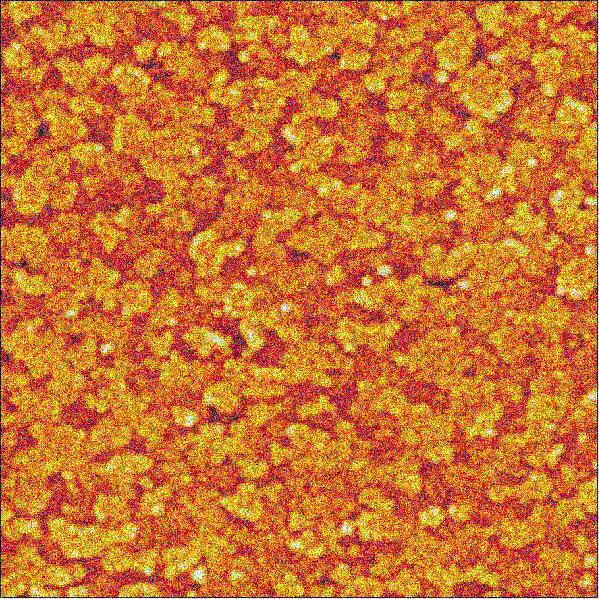
#> input picture data/denoising/13_gau.jpg, 599 x 599 px
$ jupyter execute --allow-errors 'denoising-afm faked noisy.ipynb'   (shell and % lines are left out)   (older library calls are emulated)
#> lines starting #> are read from the running program, lines starting #| are printed output that depends on the picture
#> in load, img is the input picture: PIL image 599x599 RGB; mean R, G, B 201.2, 115.5, 49.7
### utils/common_utils.py
import torch
import torch.nn as nn
import torchvision
import sys

import numpy as np
from PIL import Image
import PIL
import numpy as np

import matplotlib.pyplot as plt

def crop_image(img, d=32):
    '''Make dimensions divisible by `d`'''
#> called with d = 32

    new_size = (img.size[0] - img.size[0] % d,
                img.size[1] - img.size[1] % d)
#> new_size = (576, 576)

    bbox = [
            int((img.size[0] - new_size[0])/2),
            int((img.size[1] - new_size[1])/2),
            int((img.size[0] + new_size[0])/2),
            int((img.size[1] + new_size[1])/2),
    ]
#> bbox = [11, 11, 587, 587]

    img_cropped = img.crop(bbox)
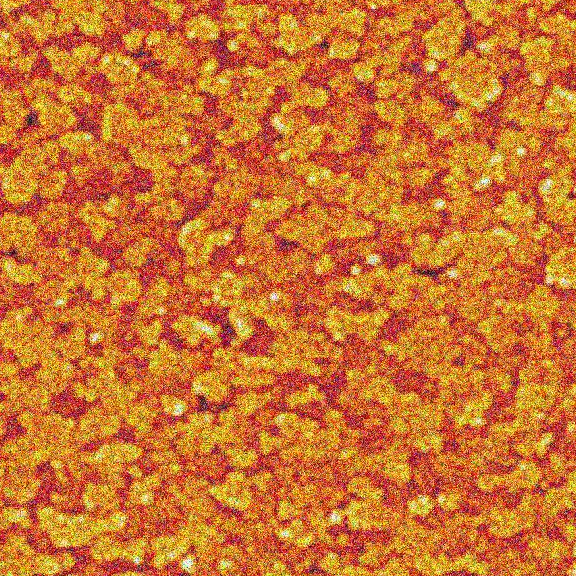
#> img_cropped: PIL image 576x576 RGB; mean R, G, B 202.3, 115.8, 48.8
    return img_cropped

# [25 lines left out: function get_params, not called in this run]

def get_image_grid(images_np, nrow=8):
    '''Creates a grid from a list of images by concatenating them.'''
    images_torch = [torch.from_numpy(x) for x in images_np]
    torch_grid = torchvision.utils.make_grid(images_torch, nrow)

    return torch_grid.numpy()

def plot_image_grid(images_np, nrow =8, factor=1, interpolation='lanczos'):
    """Draws images in a grid

    Args:
        images_np: list of images, each image is np.array of size 3xHxW of 1xHxW
        nrow: how many images will be in one row
        factor: size if the plt.figure
        interpolation: interpolation used in plt.imshow
    """
#> called with nrow = 4, factor = 5, interpolation = 'lanczos'
    n_channels = max(x.shape[0] for x in images_np)
#> n_channels = 3
    assert (n_channels == 3) or (n_channels == 1), "images should have 1 or 3 channels"

    images_np = [x if (x.shape[0] == n_channels) else np.concatenate([x, x, x], axis=0) for x in images_np]
#> images_np = 1 item

    grid = get_image_grid(images_np, nrow)

    plt.figure(figsize=(len(images_np) + factor, 12 + factor))

    if images_np[0].shape[0] == 1:
        plt.imshow(grid[0], cmap='gray', interpolation=interpolation)
    else:
        plt.imshow(grid.transpose(1, 2, 0), interpolation=interpolation)

    plt.show()

    return grid

def load(path):
    """Load PIL image."""
    img = Image.open(path)
    return img

def get_image(path, imsize=-1):
    """Load an image and resize to a cpecific size.

    Args:
        path: path to image
        imsize: tuple or scalar with dimensions; -1 for `no resize`
    """
    img = load(path)

    if isinstance(imsize, int):
        imsize = (imsize, imsize)

    if imsize[0]!= -1 and img.size != imsize:
        if imsize[0] > img.size[0]:
            img = img.resize(imsize, Image.BICUBIC)
        else:
            img = img.resize(imsize, Image.ANTIALIAS)

    img_np = pil_to_np(img)

    return img, img_np


# [36 lines left out: functions fill_noise, get_noise, not called in this run]

def pil_to_np(img_PIL):
    '''Converts image in PIL format to np.array.

    From W x H x C [0...255] to C x W x H [0..1]
    '''
    ar = np.array(img_PIL)

    if len(ar.shape) == 3:
        ar = ar.transpose(2,0,1)
    else:
        ar = ar[None, ...]

    return ar.astype(np.float32) / 255.

# [64 lines left out: functions np_to_pil, np_to_torch, torch_to_np, optimize, not called in this run]

### skip.py
import torch
import torch.nn as nn
from common import *

def skip(
        num_input_channels=2, num_output_channels=3,
        num_channels_down=[16, 32, 64, 128, 128], num_channels_up=[16, 32, 64, 128, 128], num_channels_skip=[4, 4, 4, 4, 4],
        filter_size_down=3, filter_size_up=3, filter_skip_size=1,
        need_sigmoid=True, need_bias=True,
        pad='zero', upsample_mode='nearest', downsample_mode='stride', act_fun='LeakyReLU',
        need1x1_up=True):
    """Assembles encoder-decoder with skip connections.

    Arguments:
        act_fun: Either string 'LeakyReLU|Swish|ELU|none' or module (e.g. nn.ReLU)
        pad (string): zero|reflection (default: 'zero')
        upsample_mode (string): 'nearest|bilinear' (default: 'nearest')
        downsample_mode (string): 'stride|avg|max|lanczos2' (default: 'stride')

    """
    assert len(num_channels_down) == len(num_channels_up) == len(num_channels_skip)

    n_scales = len(num_channels_down)

    if not (isinstance(upsample_mode, list) or isinstance(upsample_mode, tuple)) :
        upsample_mode   = [upsample_mode]*n_scales

    if not (isinstance(downsample_mode, list)or isinstance(downsample_mode, tuple)):
        downsample_mode   = [downsample_mode]*n_scales

    if not (isinstance(filter_size_down, list) or isinstance(filter_size_down, tuple)) :
        filter_size_down   = [filter_size_down]*n_scales

    if not (isinstance(filter_size_up, list) or isinstance(filter_size_up, tuple)) :
        filter_size_up   = [filter_size_up]*n_scales

    last_scale = n_scales - 1

    cur_depth = None

    model = nn.Sequential()
    model_tmp = model

    input_depth = num_input_channels
    for i in range(len(num_channels_down)):

        deeper = nn.Sequential()
        skip = nn.Sequential()

        if num_channels_skip[i] != 0:
            model_tmp.add(Concat(1, skip, deeper))
        else:
            model_tmp.add(deeper)

        model_tmp.add(bn(num_channels_skip[i] + (num_channels_up[i + 1] if i < last_scale else num_channels_down[i])))

        if num_channels_skip[i] != 0:
            skip.add(conv(input_depth, num_channels_skip[i], filter_skip_size, bias=need_bias, pad=pad))
            skip.add(bn(num_channels_skip[i]))
            skip.add(act(act_fun))

        # skip.add(Concat(2, GenNoise(nums_noise[i]), skip_part))

        deeper.add(conv(input_depth, num_channels_down[i], filter_size_down[i], 2, bias=need_bias, pad=pad, downsample_mode=downsample_mode[i]))
        deeper.add(bn(num_channels_down[i]))
        deeper.add(act(act_fun))

        deeper.add(conv(num_channels_down[i], num_channels_down[i], filter_size_down[i], bias=need_bias, pad=pad))
        deeper.add(bn(num_channels_down[i]))
        deeper.add(act(act_fun))

        deeper_main = nn.Sequential()

        if i == len(num_channels_down) - 1:
            # The deepest
            k = num_channels_down[i]
        else:
            deeper.add(deeper_main)
            k = num_channels_up[i + 1]

        deeper.add(nn.Upsample(scale_factor=2, mode=upsample_mode[i]))

        model_tmp.add(conv(num_channels_skip[i] + k, num_channels_up[i], filter_size_up[i], 1, bias=need_bias, pad=pad))
        model_tmp.add(bn(num_channels_up[i]))
        model_tmp.add(act(act_fun))


        if need1x1_up:
            model_tmp.add(conv(num_channels_up[i], num_channels_up[i], 1, bias=need_bias, pad=pad))
            model_tmp.add(bn(num_channels_up[i]))
            model_tmp.add(act(act_fun))

        input_depth = num_channels_down[i]
        model_tmp = deeper_main

    model.add(conv(num_channels_up[0], num_output_channels, 1, bias=need_bias, pad=pad))
    if need_sigmoid:
        model.add(nn.Sigmoid())

    return model

### denoising-afm faked noisy.ipynb
Code for **"Blind restoration of a JPEG-compressed image"** and **"Blind image denoising"** figures. Select `fname` below to switch between the two.

- To see overfitting set `num_iter` to a large value.

# Import libs

[cell 1]
# !wget clone https://github.com/DmitryUlyanov/deep-image-prior
from google.colab import drive
drive.mount('/content/gdrive', force_remount=True)
import os
os.chdir("/content/gdrive/My Drive/Colab Notebooks/deep-image-prior-master")

[cell 2]
from __future__ import print_function
import matplotlib.pyplot as plt

import os
#os.environ['CUDA_VISIBLE_DEVICES'] = '3'

import numpy as np
from common import *
from dcgan import *
from downsampler import *
from resnet import *
from skip import *
from texture_nets import *
from unet import *

import torch
import torch.optim

from skimage.measure import compare_psnr
from utils.denoising_utils import *

torch.backends.cudnn.enabled = True
torch.backends.cudnn.benchmark =True
dtype = torch.cuda.FloatTensor

imsize =-1
PLOT = True
sigma = 25
sigma_ = sigma/255.

[cell 3]
# deJPEG
# fname = 'data/denoising/snail.jpg'

## denoising
#fname = 'data/denoising/F16_GT.png'
fname = 'data/denoising/13_gau.jpg'

# Load image

[cell 4]
if fname == 'data/denoising/snail.jpg':
    img_noisy_pil = crop_image(get_image(fname, imsize)[0], d=32)
    img_noisy_np = pil_to_np(img_noisy_pil)

    # As we don't have ground truth
    img_pil = img_noisy_pil
    img_np = img_noisy_np

    if PLOT:
        plot_image_grid([img_np], 4, 5);

elif fname == 'data/denoising/F16_GT.png':
    # Add synthetic noise
    img_pil = crop_image(get_image(fname, imsize)[0], d=32)
    img_np = pil_to_np(img_pil)

    img_noisy_pil, img_noisy_np = get_noisy_image(img_np, sigma_)

    if PLOT:
        plot_image_grid([img_np, img_noisy_np], 4, 6);
else:
    img_noisy_pil = crop_image(get_image(fname, imsize)[0], d=32)
    img_noisy_np = pil_to_np(img_noisy_pil)

    # As we don't have ground truth
    img_pil = img_noisy_pil
    img_np = img_noisy_np

    if PLOT:
        plot_image_grid([img_np], 4, 5);
#> (the call stopped at in get_image_grid, `images_torch = [torch.from_numpy(x) for x in images_np]`: torch is not available in this run)

[cell 5]
import cv2

def noisy(noise_typ,image):
#> called with noise_typ = 's&p', image = array of shape (3, 576, 576)
  if noise_typ == "gauss":
    row,col,ch= image.shape
    mean = 0
    var = 0.01
    sigma = var**0.5
    gauss = np.random.normal(mean,sigma,(row,col,ch))
    gauss = gauss.reshape(row,col,ch)
    noisy = image + gauss
    return noisy

  elif noise_typ == "s&p":
    row,col,ch = image.shape
#> row = 3; col = 576; ch = 576
    s_vs_p = 0.5
    amount = 0.04
    out = np.copy(image)
    # Salt mode
    num_salt = np.ceil(amount * image.size * s_vs_p)
#> num_salt = 19907
    coords = [np.random.randint(0, i - 1, int(num_salt))
              for i in image.shape]
    out[coords] = 1

    # Pepper mode
    num_pepper = np.ceil(amount* image.size * (1. - s_vs_p))
    coords = [np.random.randint(0, i - 1, int(num_pepper))
              for i in image.shape]
    out[coords] = 0
    return out

  elif noise_typ == "poisson":
    vals = len(np.unique(image))
    vals = 2 ** np.ceil(np.log2(vals))
    noisy = np.random.poisson(image * vals) / float(vals)
    return noisy

  elif noise_typ =="speckle":
    row,col,ch = image.shape
    gauss = np.random.randn(row,col,ch)
    gauss = gauss.reshape(row,col,ch)
    noisy = image + image * gauss
    return noisy

#> (a cell that did not finish here is left out)

[cell 7]
import matplotlib
#> (the rest of this cell did not finish here and is left out)

#> (a cell that did not finish here is left out)

# Setup

[cell 9]
from skip import skip
from texture_nets import get_texture_nets
from resnet import ResNet
from unet import UNet

import torch.nn as nn

# [25 lines left out: function get_net, not called in this run]

[cell 10]
INPUT = 'noise' # 'meshgrid'
pad = 'reflection'
OPT_OVER = 'net' # 'net,input'

reg_noise_std = 1./30. # set to 1./20. for sigma=50
LR = 0.02

OPTIMIZER='adam' # 'LBFGS'
show_every = 100
exp_weight=0.99

#> (the rest of this cell did not finish here and is left out)


$ run again, with data/denoising/1.jpg copied over data/denoising/13_gau.jpg
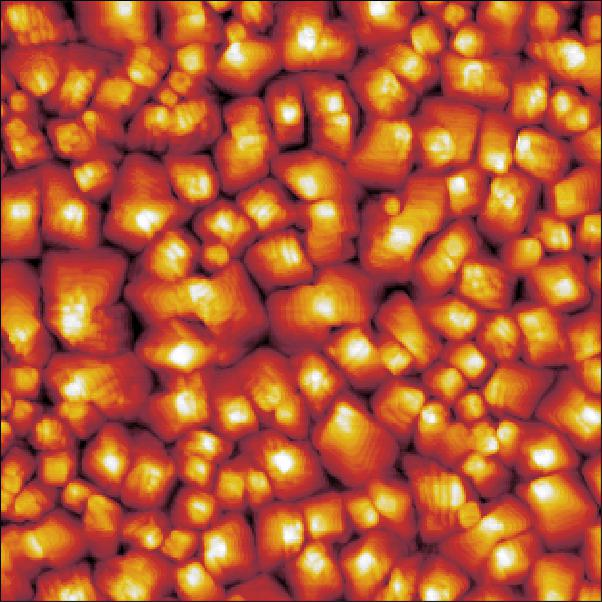
#> input picture data/denoising/1.jpg, 602 x 602 px
#> in load, img is the input picture: PIL image 602x602 RGB; mean R, G, B 182.2, 89.7, 52.2
#> new_size = (576, 576)
#> bbox = [13, 13, 589, 589]
#> in crop_image, `img_cropped = img.crop(bbox)`:
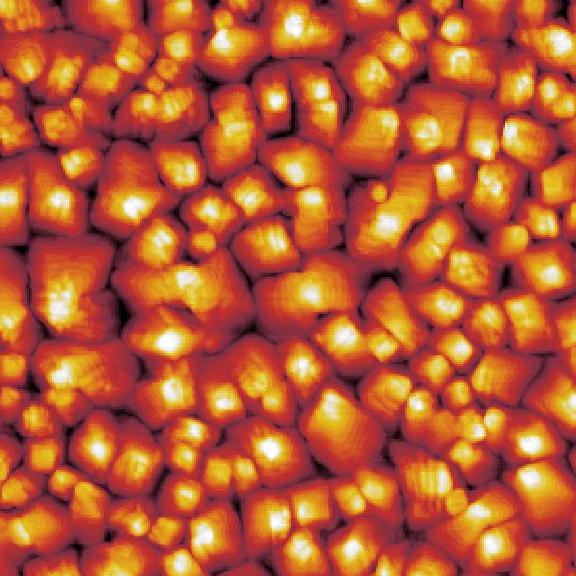
#> img_cropped: PIL image 576x576 RGB; mean R, G, B 183.2, 90.4, 52.5
#> n_channels = 3
#> images_np = 1 item
